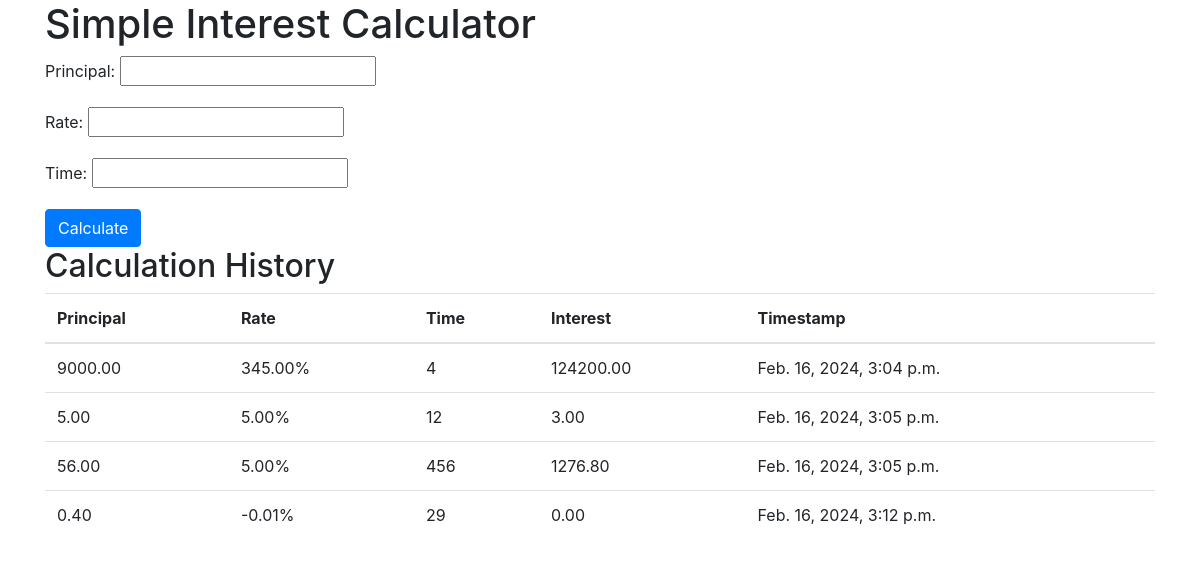
The page / on the database its author committed.
### si_calc/models.py (models this page shows)
class Calculation(models.Model):
    principal = models.DecimalField(max_digits=10, decimal_places=2)
    rate  = models.DecimalField(max_digits=10, decimal_places=2)
    time = models.IntegerField() #In months
    result = models.DecimalField(max_digits=10, decimal_places=2)
    timestamp = models.DateTimeField(auto_now_add=True)

### si_calc/views.py (the view)
# urls.py: path('', views.index, name='index'),
def index(request):
    if request.method == 'POST':
        form = calculationForm(request.POST)
        if form.is_valid():
            instance = form.save(commit=False)
            instance.result = instance.principal * (instance.rate/100) * instance.time
            instance.save()
            return redirect('index')
    else:
        form = calculationForm()
        calculations = Calculation.objects.all().order_by('timestamp')
        return render(request, 'index.html', {'form': form, 'calculations':calculations})

### si_calc/forms.py
class calculationForm(forms.ModelForm):
    class Meta:
        model = Calculation
        fields = ['principal', 'rate', 'time']

### templates/index.html (shortened to what this page needs)
<!DOCTYPE html>
<html>
<head>
    <link rel="stylesheet" href="https://stackpath.bootstrapcdn.com/bootstrap/4.4.1/css/bootstrap.min.css">
</head>
<body>
    <div class="container">
        <h1>Simple Interest Calculator</h1>
        <form method="POST">
            {{ form.as_p }}
            <button type="submit" class="btn btn-primary">Calculate</button>
        </form>
        <h2>Calculation History</h2>
        <table class="table">
            <thead>
                <tr>
                    <th>Principal</th>
                    <th>Rate</th>
                    <th>Time</th>
                    <th>Interest</th>
                    <th>Timestamp</th>
                </tr>
            </thead>
            <tbody>
                {% for calculation in calculations %}
                <tr>
                    <td>{{ calculation.principal }}</td>
                    <td>{{ calculation.rate }}%</td>
                    <td>{{ calculation.time }}</td>
                    <td>{{ calculation.result }}</td>
                    <td>{{ calculation.timestamp }}</td>
                </tr>
                {% endfor %}
            </tbody>
        </table>
    </div>
</body>
</html>

### rows shown on the page
Calculation: principal "9000.00", rate "345.00", time "4", result "124200.00", timestamp "Feb. 16, 2024, 3:04 p.m."
Calculation: principal "5.00", rate "5.00", time "12", result "3.00", timestamp "Feb. 16, 2024, 3:05 p.m."
Calculation: principal "56.00", rate "5.00", time "456", result "1276.80", timestamp "Feb. 16, 2024, 3:05 p.m."
Calculation: principal "0.40", rate "-0.01", time "29", result "0.00", timestamp "Feb. 16, 2024, 3:12 p.m."
